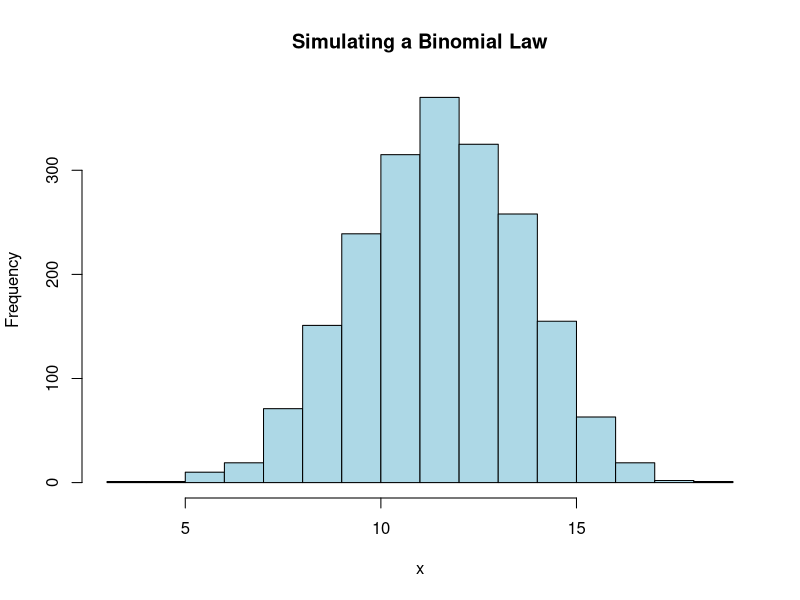

Source code (R):
N<-2000 # the population
n <- 20 #
p <- .6 #probability of success  
x <- rep(0,N)# we randomize the sample so that it’s not the final one generated
# we are iterating through the sample generated from 1:N
for(i in 1:N){
  # on each element from tht sample we assign it with the sum of the random uniform distribution variable generated
  x[i] <- sum(runif(n) < p)
}
# plotting a histogram (bar graph) passing the X and the other required arguments
hist(x, col = 'light blue', main = 'Simulating a Binomial Law')
